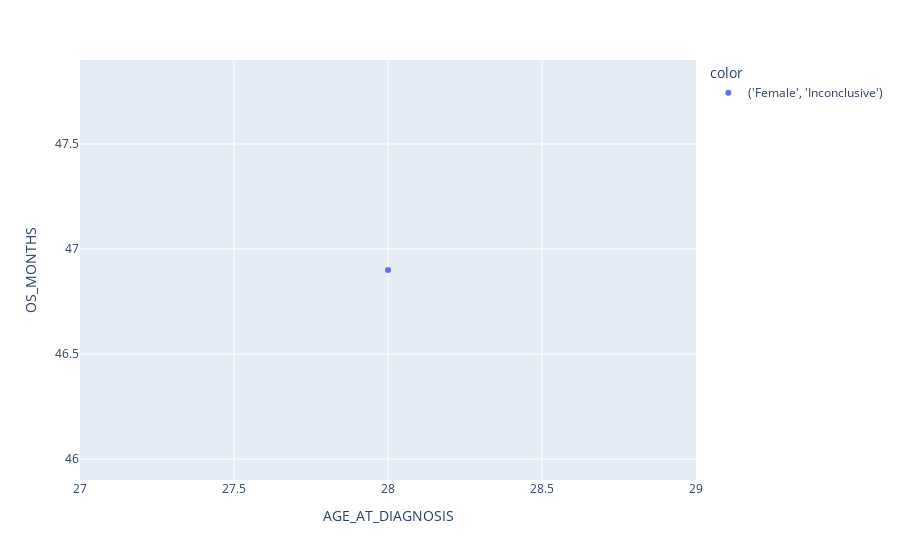
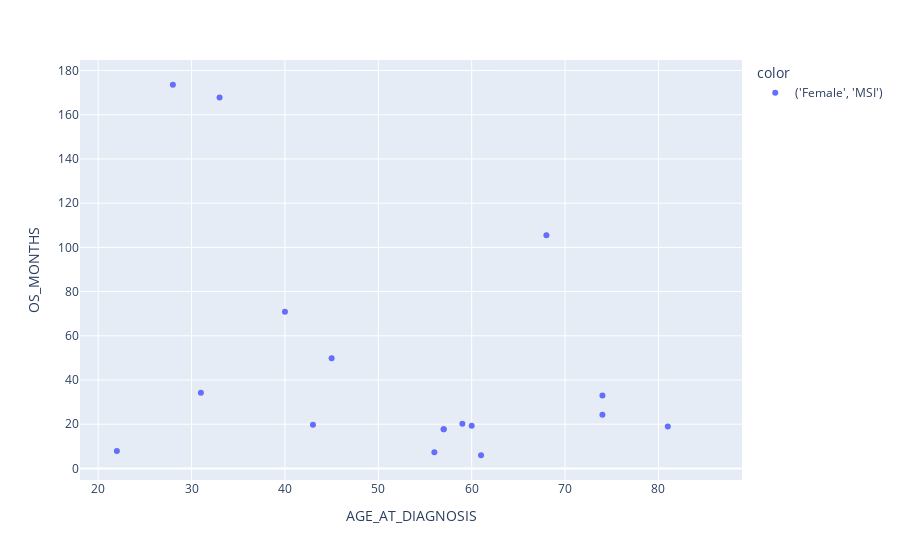
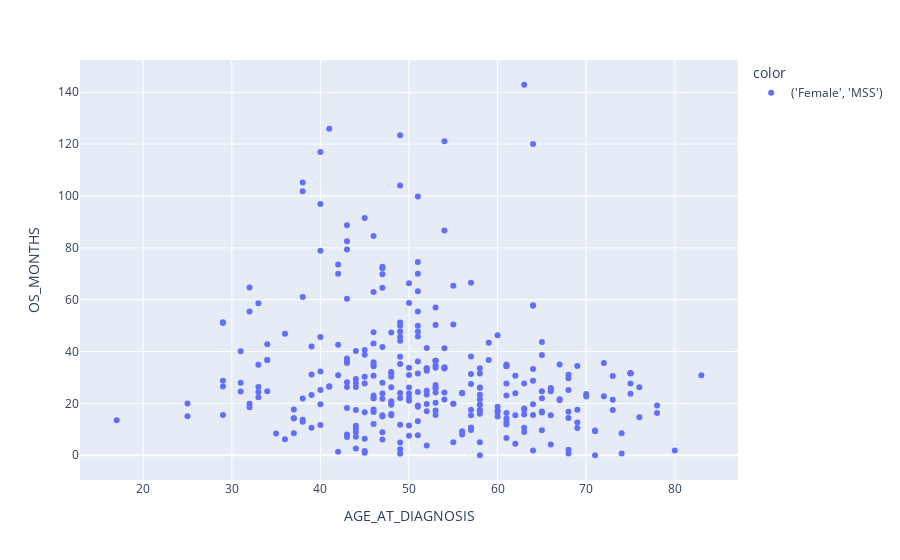
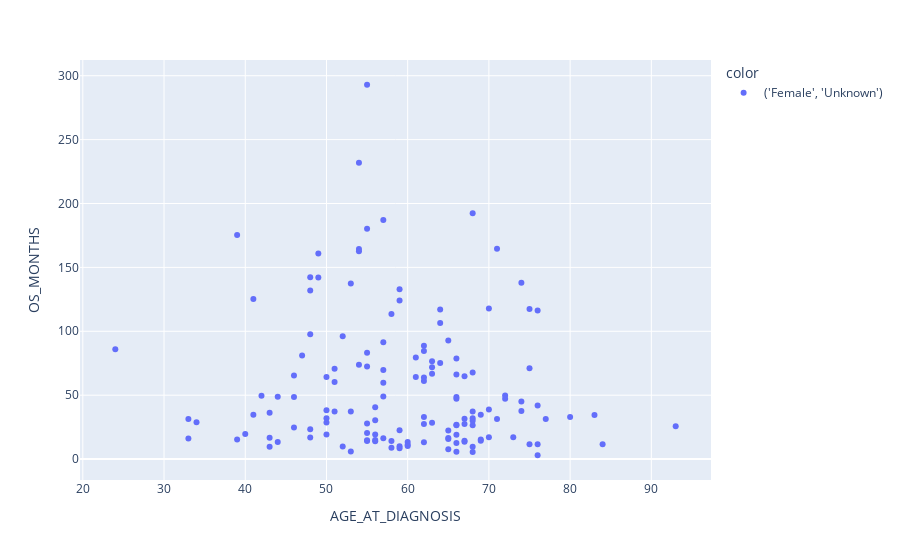

Notebook cell for these charts, in order:
### Markdown cell above
#### Advanced Visualization using Plotly

### Code cell
valuesToInsert = ['SEX', "MSI_STATUS"]
group_and_visualize_plots(valuesToInsert)

### Figure 1 — Plotly figure (JSON) as saved in the notebook; plotly's stock layout.template omitted (floating-point values rounded to 4 significant figures)
{"data": [{"customdata": [["P-0006835", "P-0006835-T01-IM5"]], "hovertemplate": "color=('Female', 'Inconclusive')<br>AGE_AT_DIAGNOSIS=%{x}<br>OS_MONTHS=%{y}<br>PATIENT_ID=%{customdata[0]}<br>SAMPLE_ID=%{customdata[1]}<extra></extra>", "legendgroup": "('Female', 'Inconclusive')", "marker": {"color": "#636efa", "symbol": "circle"}, "mode": "markers", "name": "('Female', 'Inconclusive')", "orientation": "v", "showlegend": true, "type": "scatter", "x": [28], "xaxis": "x", "y": [46.9], "yaxis": "y"}], "layout": {"autosize": true, "legend": {"title": {"text": "color"}, "tracegroupgap": 0}, "margin": {"t": 60}, "xaxis": {"anchor": "y", "autorange": true, "domain": [0, 1], "range": [27, 29], "title": {"text": "AGE_AT_DIAGNOSIS"}, "type": "linear"}, "yaxis": {"anchor": "x", "autorange": true, "domain": [0, 1], "range": [45.9, 47.9], "title": {"text": "OS_MONTHS"}, "type": "linear"}}}

### Figure 2 — Plotly figure (JSON) as saved in the notebook; plotly's stock layout.template omitted (floating-point values rounded to 4 significant figures)
{"data": [{"customdata": [["P-0000561", "P-0000561-T01-IM3"], ["P-0000862", "P-0000862-T01-IM3"], ["P-0001913", "P-0001913-T02-IM5"], ["P-0002049", "P-0002049-T01-IM3"], ["P-0002463", "P-0002463-T01-IM3"], ["P-0002463", "P-0002463-T02-IM5"], ["P-0002671", "P-0002671-T01-IM3"], ["P-0004602", "P-0004602-T01-IM5"], ["P-0005384", "P-0005384-T01-IM5"], ["P-0005560", "P-0005560-T01-IM5"], ["P-0006170", "P-0006170-T01-IM5"], ["P-0006207", "P-0006207-T01-IM5"], ["P-0006863", "P-0006863-T01-IM5"], ["P-0007055", "P-0007055-T01-IM5"], ["P-0007147", "P-0007147-T01-IM5"], ["P-0007296", "P-0007296-T01-IM5"], ["P-0007596", "P-0007596-T01-IM5"], ["P-0007688", "P-0007688-T01-IM5"], ["P-0007739", "P-0007739-T01-IM5"], ["P-0007746", "P-0007746-T01-IM5"], ["P-0007831", "P-0007831-T01-IM5"], ["P-0007836", "P-0007836-T01-IM5"], ["P-0007997", "P-0007997-T01-IM5"], ["P-0008721", "P-0008721-T01-IM5"], ["P-0008745", "P-0008745-T01-IM5"], ["P-0008746", "P-0008746-T01-IM5"], ["P-0009403", "P-0009403-T02-IM5"], ["P-0009964", "P-0009964-T01-IM5"], ["P-0009964", "P-0009964-T02-IM5"], ["P-0010308", "P-0010308-T01-IM5"], ["P-0010587", "P-0010587-T01-IM5"], ["P-0010783", "P-0010783-T01-IM5"], ["P-0011182", "P-0011182-T01-IM5"], ["P-0011235", "P-0011235-T01-IM5"], ["P-0011446", "P-0011446-T01-IM5"], ["P-0012249", "P-0012249-T01-IM5"], ["P-0013082", "P-0013082-T01-IM5"], ["P-0013169", "P-0013169-T01-IM5"], ["P-0013227", "P-0013227-T01-IM5"], ["P-0013357", "P-0013357-T01-IM5"], ["P-0013374", "P-0013374-T01-IM5"], ["P-0013400", "P-0013400-T01-IM5"], ["P-0013462", "P-0013462-T01-IM5"], ["P-0013735", "P-0013735-T01-IM5"], ["P-0014143", "P-0014143-T01-IM5"], ["P-0014404", "P-0014404-T01-IM6"]], "hovertemplate": "color=('Female', 'MSI')<br>AGE_AT_DIAGNOSIS=%{x}<br>OS_MONTHS=%{y}<br>PATIENT_ID=%{customdata[0]}<br>SAMPLE_ID=%{customdata[1]}<extra></extra>", "legendgroup": "('Female', 'MSI')", "marker": {"color": "#636efa", "symbol": "circle"}, "mode": "markers", "name": "('Female', 'MSI')", "orientation": "v", "showlegend": true, "type": "scatter", "x": [22, 74, 46, 31, 57, 57, 61, 50, 45, 60, 52, 78, 47, 68, 40, 35, 67, 81, 33, 65, 67, 68, 56, 74, 85, 67, 81, 81, 81, 67, 59, 74, 43, 63, 74, 60, 41, 65, 28, 73, 79, 43, 81, 68, 68, 62], "xaxis": "x", "y": [7.87, 33, null, 34.2, 17.7, 17.7, 5.97, null, 49.87, null, null, null, null, null, 70.9, null, null, null, 167.8, null, null, null, 7.333, 24.3, null, null, null, null, null, null, 20.23, null, 19.77, null, null, 19.33, null, null, 173.6, null, null, null, 18.97, null, 105.4, null], "yaxis": "y"}], "layout": {"autosize": true, "legend": {"title": {"text": "color"}, "tracegroupgap": 0}, "margin": {"t": 60}, "xaxis": {"anchor": "y", "autorange": true, "domain": [0, 1], "range": [18.07, 88.93], "title": {"text": "AGE_AT_DIAGNOSIS"}, "type": "linear"}, "yaxis": {"anchor": "x", "autorange": true, "domain": [0, 1], "range": [-7.007, 186.5], "title": {"text": "OS_MONTHS"}, "type": "linear"}}}

### Figure 3 — Plotly figure (JSON) as saved in the notebook; plotly's stock layout.template omitted (floating-point values rounded to 4 significant figures; data arrays with more than 128 entries replaced by an {"elided": "..."} marker saying what was removed)
{"data": [{"customdata": {"elided": "326x2 str values"}, "hovertemplate": "color=('Female', 'MSS')<br>AGE_AT_DIAGNOSIS=%{x}<br>OS_MONTHS=%{y}<br>PATIENT_ID=%{customdata[0]}<br>SAMPLE_ID=%{customdata[1]}<extra></extra>", "legendgroup": "('Female', 'MSS')", "marker": {"color": "#636efa", "symbol": "circle"}, "mode": "markers", "name": "('Female', 'MSS')", "orientation": "v", "showlegend": true, "type": "scatter", "x": {"elided": "326 int values"}, "xaxis": "x", "y": {"elided": "326 float values"}, "yaxis": "y"}], "layout": {"autosize": true, "legend": {"title": {"text": "color"}, "tracegroupgap": 0}, "margin": {"t": 60}, "xaxis": {"anchor": "y", "autorange": true, "domain": [0, 1], "range": [12.89, 87.11], "title": {"text": "AGE_AT_DIAGNOSIS"}, "type": "linear"}, "yaxis": {"anchor": "x", "autorange": true, "domain": [0, 1], "range": [-11.06, 154.0], "title": {"text": "OS_MONTHS"}, "type": "linear"}}}

### Figure 4 — Plotly figure (JSON) as saved in the notebook; plotly's stock layout.template omitted (floating-point values rounded to 4 significant figures; data arrays with more than 128 entries replaced by an {"elided": "..."} marker saying what was removed)
{"data": [{"customdata": {"elided": "145x2 str values"}, "hovertemplate": "color=('Female', 'Unknown')<br>AGE_AT_DIAGNOSIS=%{x}<br>OS_MONTHS=%{y}<br>PATIENT_ID=%{customdata[0]}<br>SAMPLE_ID=%{customdata[1]}<extra></extra>", "legendgroup": "('Female', 'Unknown')", "marker": {"color": "#636efa", "symbol": "circle"}, "mode": "markers", "name": "('Female', 'Unknown')", "orientation": "v", "showlegend": true, "type": "scatter", "x": {"elided": "145 int values"}, "xaxis": "x", "y": {"elided": "145 float values"}, "yaxis": "y"}], "layout": {"autosize": true, "legend": {"title": {"text": "color"}, "tracegroupgap": 0}, "margin": {"t": 60}, "xaxis": {"anchor": "y", "autorange": true, "domain": [0, 1], "range": [19.68, 97.32], "title": {"text": "AGE_AT_DIAGNOSIS"}, "type": "linear"}, "yaxis": {"anchor": "x", "autorange": true, "domain": [0, 1], "range": [-19.45, 315.4], "title": {"text": "OS_MONTHS"}, "type": "linear"}}}
